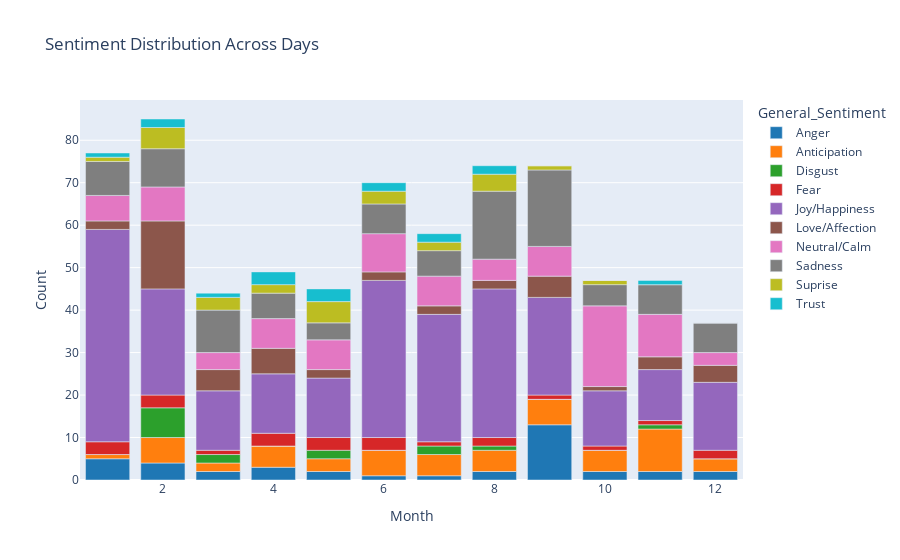

The notebook cell saved with this chart:
### Code cell
fig = px.bar(
    sentiment_counts,
    x=sentiment_counts.index,
    y=sentiment_counts.columns,
    title="Sentiment Distribution Across Days",
    labels={"value": "Count", "Day": "Day"},
    color_discrete_sequence=px.colors.qualitative.D3
)

fig.show()
# talk about popular days for social media posts

### Figure 1 — Plotly figure (JSON) as saved in the notebook; plotly's stock layout.template omitted (floating-point values rounded to 4 significant figures)
{"data": [{"alignmentgroup": "True", "hovertemplate": "General_Sentiment=Anger<br>Month=%{x}<br>Count=%{y}<extra></extra>", "legendgroup": "Anger", "marker": {"color": "#1F77B4", "pattern": {"shape": ""}}, "name": "Anger", "offsetgroup": "Anger", "orientation": "v", "showlegend": true, "textposition": "auto", "type": "bar", "x": [1, 2, 3, 4, 5, 6, 7, 8, 9, 10, 11, 12], "xaxis": "x", "y": [5, 4, 2, 3, 2, 1, 1, 2, 13, 2, 2, 2], "yaxis": "y"}, {"alignmentgroup": "True", "hovertemplate": "General_Sentiment=Anticipation<br>Month=%{x}<br>Count=%{y}<extra></extra>", "legendgroup": "Anticipation", "marker": {"color": "#FF7F0E", "pattern": {"shape": ""}}, "name": "Anticipation", "offsetgroup": "Anticipation", "orientation": "v", "showlegend": true, "textposition": "auto", "type": "bar", "x": [1, 2, 3, 4, 5, 6, 7, 8, 9, 10, 11, 12], "xaxis": "x", "y": [1, 6, 2, 5, 3, 6, 5, 5, 6, 5, 10, 3], "yaxis": "y"}, {"alignmentgroup": "True", "hovertemplate": "General_Sentiment=Disgust<br>Month=%{x}<br>Count=%{y}<extra></extra>", "legendgroup": "Disgust", "marker": {"color": "#2CA02C", "pattern": {"shape": ""}}, "name": "Disgust", "offsetgroup": "Disgust", "orientation": "v", "showlegend": true, "textposition": "auto", "type": "bar", "x": [1, 2, 3, 4, 5, 6, 7, 8, 9, 10, 11, 12], "xaxis": "x", "y": [0, 7, 2, 0, 2, 0, 2, 1, 0, 0, 1, 0], "yaxis": "y"}, {"alignmentgroup": "True", "hovertemplate": "General_Sentiment=Fear<br>Month=%{x}<br>Count=%{y}<extra></extra>", "legendgroup": "Fear", "marker": {"color": "#D62728", "pattern": {"shape": ""}}, "name": "Fear", "offsetgroup": "Fear", "orientation": "v", "showlegend": true, "textposition": "auto", "type": "bar", "x": [1, 2, 3, 4, 5, 6, 7, 8, 9, 10, 11, 12], "xaxis": "x", "y": [3, 3, 1, 3, 3, 3, 1, 2, 1, 1, 1, 2], "yaxis": "y"}, {"alignmentgroup": "True", "hovertemplate": "General_Sentiment=Joy/Happiness<br>Month=%{x}<br>Count=%{y}<extra></extra>", "legendgroup": "Joy/Happiness", "marker": {"color": "#9467BD", "pattern": {"shape": ""}}, "name": "Joy/Happiness", "offsetgroup": "Joy/Happiness", "orientation": "v", "showlegend": true, "textposition": "auto", "type": "bar", "x": [1, 2, 3, 4, 5, 6, 7, 8, 9, 10, 11, 12], "xaxis": "x", "y": [50, 25, 14, 14, 14, 37, 30, 35, 23, 13, 12, 16], "yaxis": "y"}, {"alignmentgroup": "True", "hovertemplate": "General_Sentiment=Love/Affection<br>Month=%{x}<br>Count=%{y}<extra></extra>", "legendgroup": "Love/Affection", "marker": {"color": "#8C564B", "pattern": {"shape": ""}}, "name": "Love/Affection", "offsetgroup": "Love/Affection", "orientation": "v", "showlegend": true, "textposition": "auto", "type": "bar", "x": [1, 2, 3, 4, 5, 6, 7, 8, 9, 10, 11, 12], "xaxis": "x", "y": [2, 16, 5, 6, 2, 2, 2, 2, 5, 1, 3, 4], "yaxis": "y"}, {"alignmentgroup": "True", "hovertemplate": "General_Sentiment=Neutral/Calm<br>Month=%{x}<br>Count=%{y}<extra></extra>", "legendgroup": "Neutral/Calm", "marker": {"color": "#E377C2", "pattern": {"shape": ""}}, "name": "Neutral/Calm", "offsetgroup": "Neutral/Calm", "orientation": "v", "showlegend": true, "textposition": "auto", "type": "bar", "x": [1, 2, 3, 4, 5, 6, 7, 8, 9, 10, 11, 12], "xaxis": "x", "y": [6, 8, 4, 7, 7, 9, 7, 5, 7, 19, 10, 3], "yaxis": "y"}, {"alignmentgroup": "True", "hovertemplate": "General_Sentiment=Sadness<br>Month=%{x}<br>Count=%{y}<extra></extra>", "legendgroup": "Sadness", "marker": {"color": "#7F7F7F", "pattern": {"shape": ""}}, "name": "Sadness", "offsetgroup": "Sadness", "orientation": "v", "showlegend": true, "textposition": "auto", "type": "bar", "x": [1, 2, 3, 4, 5, 6, 7, 8, 9, 10, 11, 12], "xaxis": "x", "y": [8, 9, 10, 6, 4, 7, 6, 16, 18, 5, 7, 7], "yaxis": "y"}, {"alignmentgroup": "True", "hovertemplate": "General_Sentiment=Suprise<br>Month=%{x}<br>Count=%{y}<extra></extra>", "legendgroup": "Suprise", "marker": {"color": "#BCBD22", "pattern": {"shape": ""}}, "name": "Suprise", "offsetgroup": "Suprise", "orientation": "v", "showlegend": true, "textposition": "auto", "type": "bar", "x": [1, 2, 3, 4, 5, 6, 7, 8, 9, 10, 11, 12], "xaxis": "x", "y": [1, 5, 3, 2, 5, 3, 2, 4, 1, 1, 0, 0], "yaxis": "y"}, {"alignmentgroup": "True", "hovertemplate": "General_Sentiment=Trust<br>Month=%{x}<br>Count=%{y}<extra></extra>", "legendgroup": "Trust", "marker": {"color": "#17BECF", "pattern": {"shape": ""}}, "name": "Trust", "offsetgroup": "Trust", "orientation": "v", "showlegend": true, "textposition": "auto", "type": "bar", "x": [1, 2, 3, 4, 5, 6, 7, 8, 9, 10, 11, 12], "xaxis": "x", "y": [1, 2, 1, 3, 3, 2, 2, 2, 0, 0, 1, 0], "yaxis": "y"}], "layout": {"barmode": "relative", "legend": {"title": {"text": "General_Sentiment"}, "tracegroupgap": 0}, "title": {"text": "Sentiment Distribution Across Days"}, "xaxis": {"anchor": "y", "domain": [0, 1], "title": {"text": "Month"}}, "yaxis": {"anchor": "x", "domain": [0, 1], "title": {"text": "Count"}}}}
